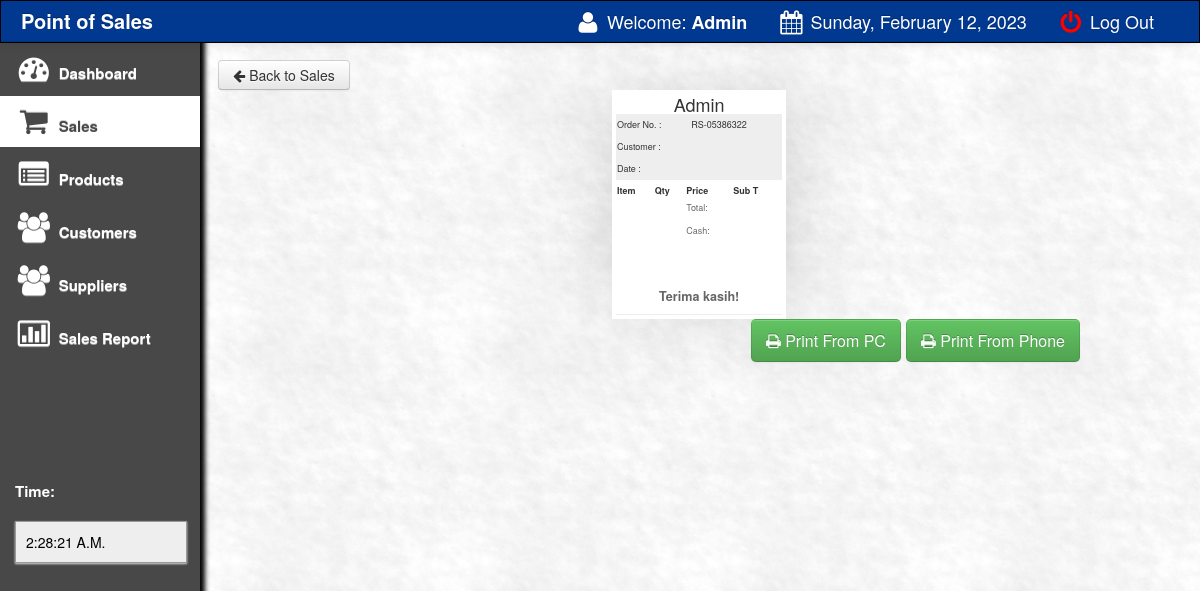
/main/preview_kecil.php?invoice=RS-05386322 (signed in), run on an earlier commit of the app's database.
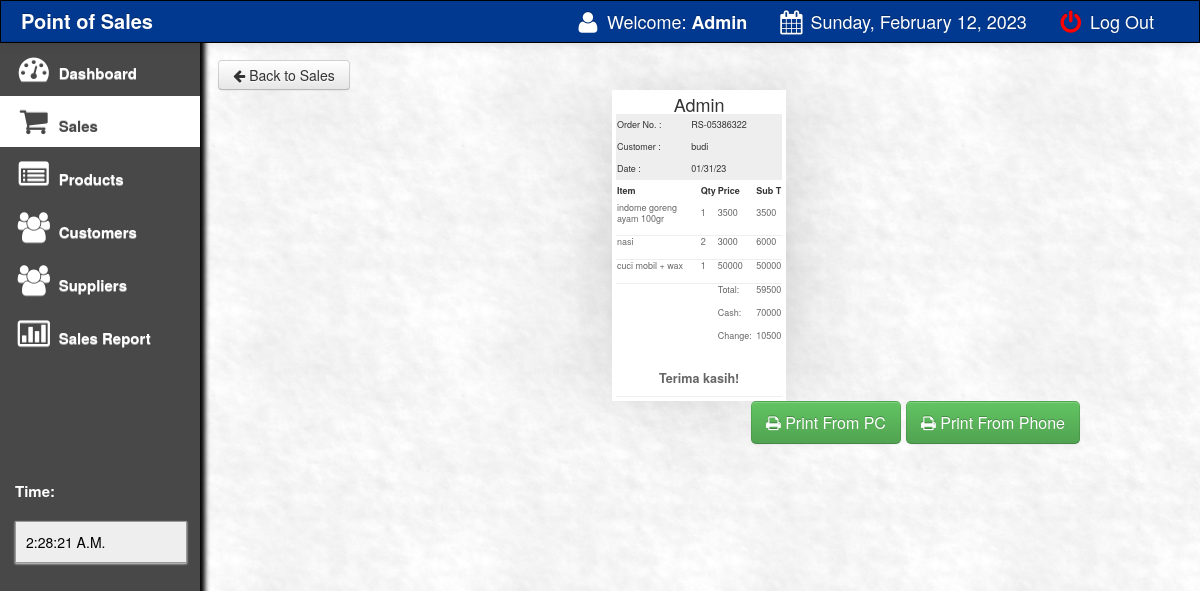
And on a later commit of the database.
### tables this page shows
CREATE TABLE `sales` (
  `transaction_id` int(11) NOT NULL,
  `invoice_number` varchar(100) NOT NULL,
  `cashier` varchar(100) NOT NULL,
  `date` varchar(100) NOT NULL,
  `type` varchar(100) NOT NULL,
  `amount` varchar(100) NOT NULL,
  `profit` varchar(100) NOT NULL,
  `due_date` varchar(100) NOT NULL,
  `name` varchar(100) NOT NULL,
  `balance` varchar(100) NOT NULL,
  `nama_toko` varchar(100) NOT NULL
);

CREATE TABLE `sales_order` (
  `transaction_id` int(11) NOT NULL,
  `invoice` varchar(100) NOT NULL,
  `product` varchar(100) NOT NULL,
  `qty` varchar(100) NOT NULL,
  `amount` varchar(100) NOT NULL,
  `profit` varchar(100) NOT NULL,
  `product_code` varchar(150) NOT NULL,
  `gen_name` varchar(200) NOT NULL,
  `name` varchar(200) NOT NULL,
  `price` varchar(100) NOT NULL,
  `discount` varchar(100) NOT NULL,
  `date` varchar(500) NOT NULL
);

### main/preview_kecil.php (the view, shortened to what the changed rows need)
<!DOCTYPE html>
<html>
<head>
 <link href="css/bootstrap.css" rel="stylesheet">
    <link rel="stylesheet" type="text/css" href="css/DT_bootstrap.css">
  <link rel="stylesheet" href="css/font-awesome.min.css">
    <link href="css/bootstrap-responsive.css" rel="stylesheet">
<link href="../style.css" media="screen" rel="stylesheet" type="text/css" />
<link href="src/facebox.css" media="screen" rel="stylesheet" type="text/css" />
<?php
$invoice=$_GET['invoice'];
include('../connect.php');
$result = $db->prepare("SELECT * FROM sales WHERE invoice_number= :userid");
$result->bindParam(':userid', $invoice);
$result->execute();
for($i=0; $row = $result->fetch(); $i++){
$cname=$row['name'];
$invoice=$row['invoice_number'];
$date=$row['date'];
$cash=$row['due_date'];
$pt=$row['type'];
$am=$row['amount'];
if($pt=='cash'){
$cash=$row['due_date'];
$amount=$cash-$am;
}
}
?>
<body>
  <div class="container-fluid">
      <div class="row-fluid">
  <div class="span10">
<div id="content">
<div class="centerOnPrintedPage">
  <div id="invoice-POS">
    <div id="bot">
            <div id="table">
                      <table>
              <tr class="tabletitle">
                <td>Order No. :</td>
                <td><?php echo $invoice ?></td>
              </tr>
              <tr class="tabletitle">
                <td>Customer :</td>
                <td><?php echo $cname ?></td>
              </tr>
              <tr class="tabletitle">
                <td>Date :</td>
                <td><?php echo $date ?></td>
              </tr>
            </table>
                        <table>
                            <?php
                $id=$_GET['invoice'];
                $result = $db->prepare("SELECT * FROM sales_order WHERE invoice= :userid");
                $result->bindParam(':userid', $id);
                $result->execute();
                for($i=0; $row = $result->fetch(); $i++){
              ?>
              <tr class="service">
        <td class="tableitem"><p class="itemtext"><?php echo $row['gen_name']; ?></p></td>
        <td><p class="itemtext"><?php echo $row['qty']; ?></p></td>
        <td><p class="itemtext">
        <?php
        $ppp=$row['price'];
        echo $ppp;
        ?>
        </p>
        </td>
        <td><p class="itemtext">
        <?php
        $dfdf=$row['amount'];
        echo $dfdf;
        ?>
        </p>
        </td>
        </tr>
        <?php
          }
        ?>
                            <tr class="tableitem">
                                <td class="payment"><p class="itemtext">
                                  <?php
                    $sdsd=$_GET['invoice'];
                    $resultas = $db->prepare("SELECT sum(amount) FROM sales_order WHERE invoice= :a");
                    $resultas->bindParam(':a', $sdsd);
                    $resultas->execute();
                    for($i=0; $rowas = $resultas->fetch(); $i++){
                    $fgfg=$rowas['sum(amount)'];
                    echo $fgfg;
                    }
                    ?>
                                </p></td>
                            </tr>
                            <tr class="tableitem">
                                <td class="tableitem"><p class="itemtext">
                                  <?php
                  echo $cash;
                  ?>
                                </p></td>
                            </tr>
                            <tr class="tableitem">
                                <td class="tableitem"><p class="itemtext">
                                  <?php
                    if($pt=='cash'){
                    echo 'Change:';
                    }
                  ?>&nbsp;
                                </p></td>
                                <td class="tableitem"><p class="itemtext">
                                  <?php
                    if($pt=='cash'){
                    echo $amount;
                    }
                  ?>
                                </p></td>
                            </tr>
                        </table>
                    </div>
                </div>
  </div>
</div>
  </div>
</div>
</div>

What changed in the data, as far as the page shows it:
added sales: invoice_number "RS-05386322", name "budi", date "01/31/23", due_date "70000", amount "10500"
added sales_order: gen_name "indome goreng ayam 100gr", qty "1", price "3500", amount "3500"
added sales_order: gen_name "nasi", qty "2", price "3000", amount "6000"
added sales_order: gen_name "cuci mobil + wax", qty "1", price "50000", amount "50000"
Also different on the page:
$invoice: "RS-05386322" → (not shown)
new list line: "59500"
text now shown: "Change:"
